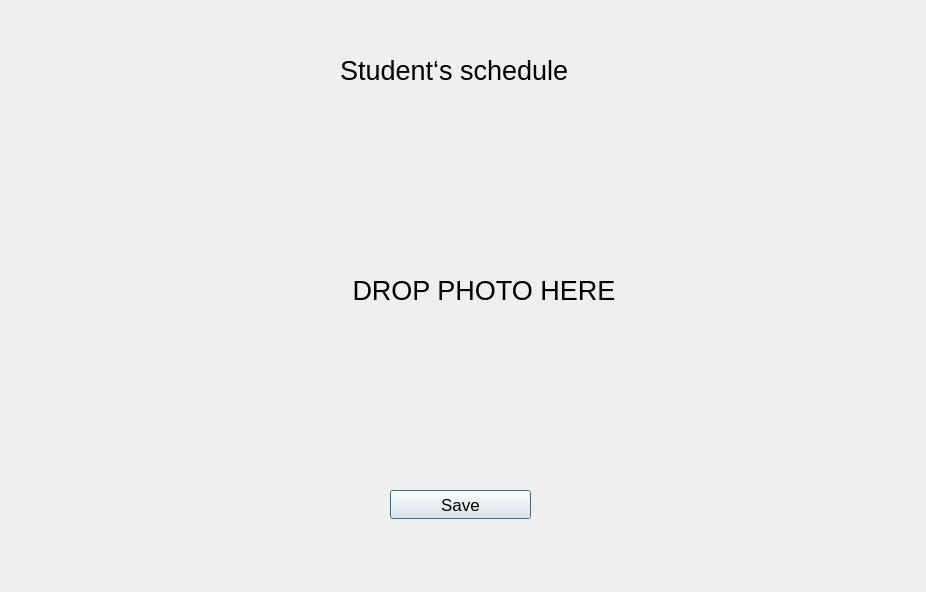
<?xml version="1.0" encoding="UTF-8"?>
<ui version="4.0">
 <class>addschdule</class>
 <widget class="QDialog" name="addschdule">
  <property name="geometry">
   <rect>
    <x>0</x>
    <y>0</y>
    <width>926</width>
    <height>592</height>
   </rect>
  </property>
  <property name="windowTitle">
   <string>Dialog</string>
  </property>
  <widget class="QPushButton" name="pushButton">
   <property name="geometry">
    <rect>
     <x>390</x>
     <y>490</y>
     <width>141</width>
     <height>29</height>
    </rect>
   </property>
   <property name="styleSheet">
    <string notr="true">font-size: 13pt;</string>
   </property>
   <property name="text">
    <string>Save</string>
   </property>
  </widget>
  <widget class="QLabel" name="label_2">
   <property name="geometry">
    <rect>
     <x>340</x>
     <y>50</y>
     <width>301</width>
     <height>41</height>
    </rect>
   </property>
   <property name="styleSheet">
    <string notr="true">font-size: 20pt;</string>
   </property>
   <property name="text">
    <string>Student‘s schedule</string>
   </property>
  </widget>
  <widget class="QLabel" name="image_preview">
   <property name="geometry">
    <rect>
     <x>210</x>
     <y>120</y>
     <width>511</width>
     <height>341</height>
    </rect>
   </property>
   <property name="styleSheet">
    <string notr="true">font-size:20pt</string>
   </property>
   <property name="text">
    <string>                   DROP PHOTO HERE</string>
   </property>
  </widget>
 </widget>
 <resources/>
 <connections/>
</ui>
